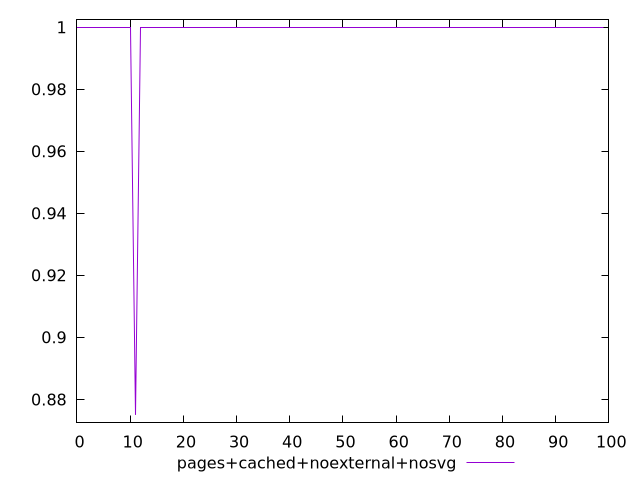

gnuplot code for this plot:
$_pagesCachedNoexternalNosvg <<EOF
1
1
1
1
1
1
1
1
1
1
1
0.875
1
1
1
1
1
1
1
1
1
1
1
1
1
1
1
1
1
1
1
1
1
1
1
1
1
1
1
1
1
1
1
1
1
1
1
1
1
1
1
1
1
1
1
1
1
1
1
1
1
1
1
1
1
1
1
1
1
1
1
1
1
1
1
1
1
1
1
1
1
1
1
1
1
1
1
1
1
1
1
1
1
1
1
1
1
1
1
1
EOF
set key outside below
set terminal pngcairo
set output "report_00004_2020-11-02T20-21-41.718Z/unminified-javascript/pages+cached+noexternal+nosvg//score.png"
set yrange [0.8725:1.0025]
plot $_pagesCachedNoexternalNosvg title "pages+cached+noexternal+nosvg" with line ,
